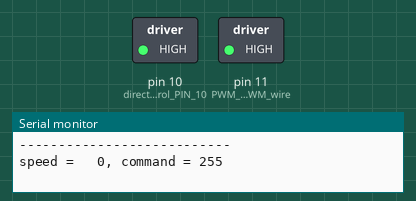
This sketch was run on a simulated Arduino Uno, built with avr-gcc and run on an emulated ATmega328P. Shown: switched loads named in the sketch (green lamp = pin HIGH), the last lines printed to the serial monitor.

Above: at 0.05 s.
At 11.9 s:
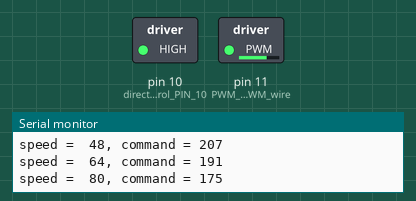
At 17.9 s:
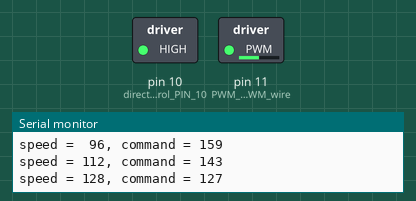
At 23.9 s:
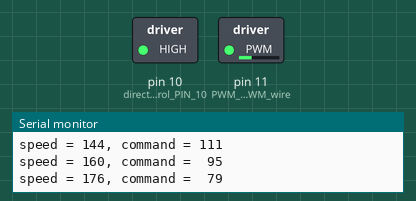
Timing chart, 0 to 40.0 s (numbered marks = the images above):
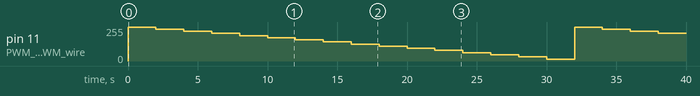

Measured:
- by itself, pin 11 (PWM_PIN_11_with_PWM_wire): ramps from 255/255 to 15/255 and jumps back, once every 32.0 s

The sketch:

FIT0441-test.ino
```cpp
int i = 0;
unsigned long time = 0;
bool flag = HIGH;

void setup() {
  // put your setup code here, to run once:
  Serial.begin(9600);
  pinMode(10, OUTPUT); //direction control PIN 10 with direction wire
  pinMode(11, OUTPUT); //PWM PIN 11 with PWM wire

  /*
   *  Pin 10 (yellow cable) down not seem to work for backward operation.
   *  But it has to be set to 1 to work anyway.
   */
  digitalWrite(10, 1);

  /*
   *  Couldn't make sense out of Pin 9 output from motor
   */

}

void loop() {

  // put your main code here, to run repeatedly:
/*
  if (millis() - time > 5000) {
    flag = !flag;
    digitalWrite(10, flag);
    time = millis();
  }
*/

//  flag = !flag;
//  digitalWrite(10, flag);
//  digitalWrite(10, 1);
//  analogWrite(11, 100);
//  delay(2000);
//
//  digitalWrite(10, 0);
//  analogWrite(11, 50);
//  delay(2000);


/*
 * increase motor speed from 0 to approx max. in 2 sec increments.
 */
  char s[100];
  Serial.println("---------------------------");
  for (i = 0; i < 16; i++) {
    int speed = i*16;
    int command = 255 - i*16;
    analogWrite(11, command);
    sprintf(s, "speed = %3d, command = %3d", speed, command);
    Serial.println(s);
    delay(2000);
  }


/*
  if (Serial.available()) {
    analogWrite(11, Serial.parseInt()); //input speed (must be int)
    delay(200);
  }
 */
/*
  for(int j = 0;j<8;j++) {
    i += pulseIn(9, HIGH, 500000); // SIGNAL OUTPUT PIN 9 with white line,
                                   // cycle = 2*i, 1s = 1000000us，Signal cycle pulse number：27*2
  }
  i = i >> 3;
  Serial.print(111111 / i); //speed r/min (60*1000000/(45*6*2*i))
  Serial.println(" r/min");
  i = 0;
*/
}
```
